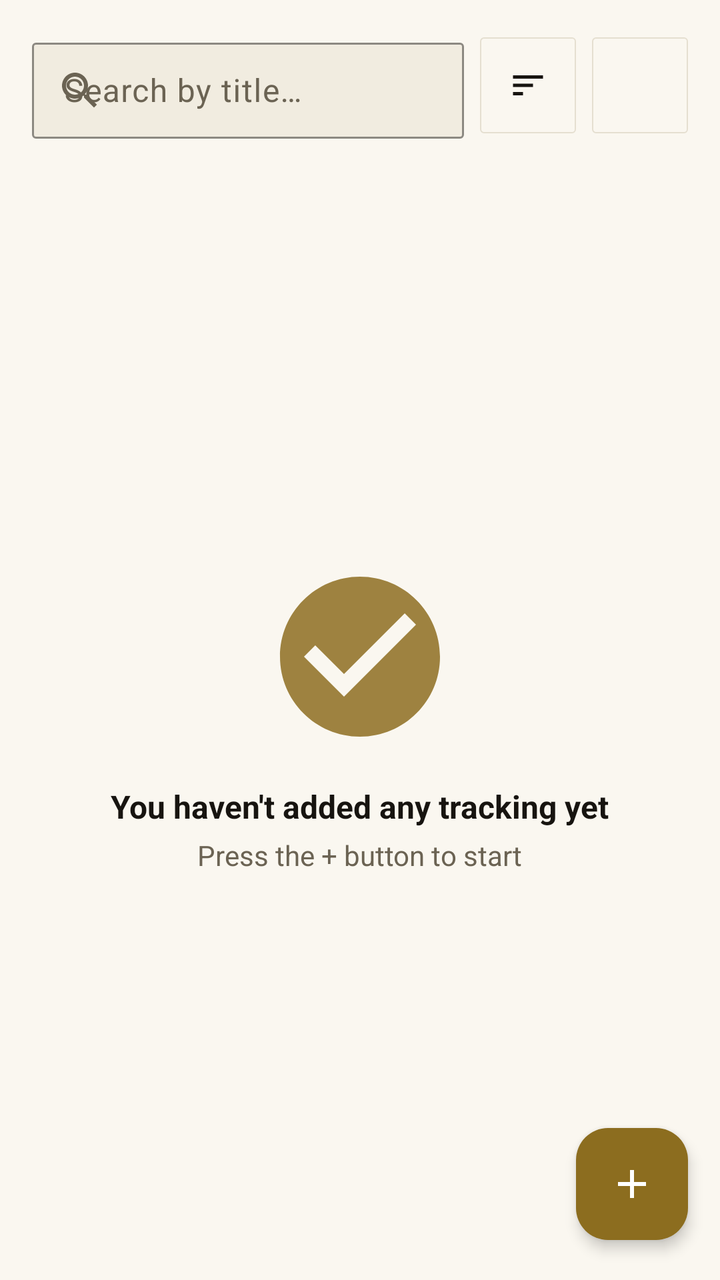
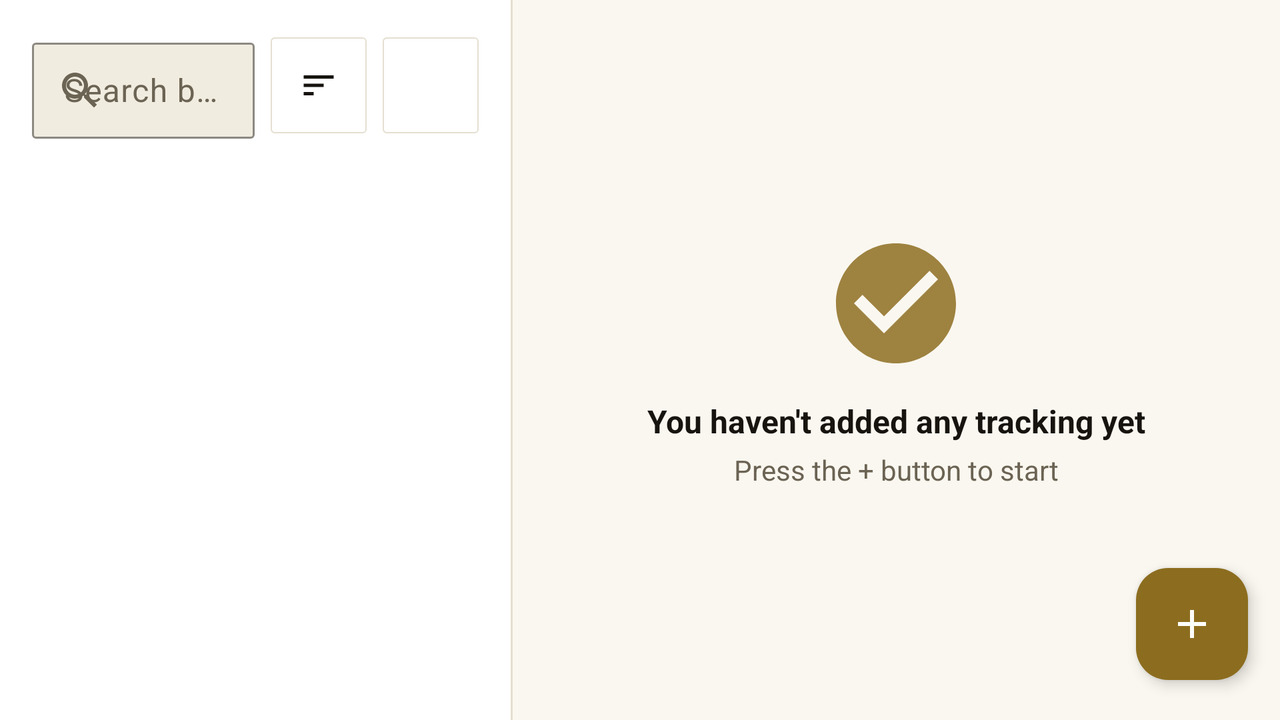

Compare how this app lays out the same screen by default and in its alternative resource folder. The renders come first, then the two layout files and the values they reference.
<!-- AndroidManifest.xml: application theme Theme.CineXplora -->
<!-- res/layout/fragment_tracking.xml -->
<?xml version="1.0" encoding="utf-8"?>
<androidx.coordinatorlayout.widget.CoordinatorLayout
    xmlns:android="http://schemas.android.com/apk/res/android"
    xmlns:app="http://schemas.android.com/apk/res-auto"
    android:layout_width="match_parent"
    android:layout_height="match_parent"
    android:background="?android:attr/windowBackground">

    <LinearLayout
        android:layout_width="match_parent"
        android:layout_height="match_parent"
        android:orientation="vertical"
        android:paddingHorizontal="16dp"
        android:paddingTop="16dp">

        
        <LinearLayout
            android:layout_width="match_parent"
            android:layout_height="wrap_content"
            android:orientation="horizontal"
            android:gravity="center_vertical"
            android:layout_marginBottom="@dimen/space_sm">

            <com.google.android.material.textfield.TextInputLayout
                android:id="@+id/tilSearch"
                style="@style/CineXplora.TextInputLayout"
                android:layout_width="0dp"
                android:layout_height="wrap_content"
                android:layout_weight="1"
                android:hint="@string/hint_search_title"
                app:startIconDrawable="@drawable/ic_search"
                app:startIconTint="?android:attr/textColorSecondary">

                <com.google.android.material.textfield.TextInputEditText
                    android:id="@+id/etSearch"
                    android:layout_width="match_parent"
                    android:layout_height="48dp"
                    android:inputType="text"
                    android:maxLines="1"
                    android:textColor="?android:attr/textColorPrimary" />
            </com.google.android.material.textfield.TextInputLayout>

            <com.google.android.material.button.MaterialButton
                android:id="@+id/btnSort"
                style="@style/CineXplora.Button.Icon"
                android:layout_width="48dp"
                android:layout_height="48dp"
                android:layout_marginStart="@dimen/space_sm"
                android:text=""
                app:icon="@drawable/ic_sort"
                app:iconGravity="textStart"
                app:iconSize="20dp"
                android:contentDescription="@string/btn_sort" />

            <com.google.android.material.button.MaterialButton
                android:id="@+id/btnFilters"
                style="@style/CineXplora.Button.Icon"
                android:layout_width="48dp"
                android:layout_height="48dp"
                android:layout_marginStart="@dimen/space_sm"
                android:text=""
                app:icon="@drawable/ic_filter"
                app:iconGravity="textStart"
                app:iconSize="20dp"
                android:contentDescription="@string/btn_advanced_filters" />

        </LinearLayout>

        
        <HorizontalScrollView
            android:id="@+id/scrollActiveFilters"
            android:layout_width="match_parent"
            android:layout_height="wrap_content"
            android:layout_marginBottom="@dimen/space_sm"
            android:scrollbars="none"
            android:visibility="gone">

            <com.google.android.material.chip.ChipGroup
                android:id="@+id/chipGroupActiveFilters"
                android:layout_width="wrap_content"
                android:layout_height="wrap_content"
                app:singleLine="true" />

        </HorizontalScrollView>

        <LinearLayout
            android:id="@+id/tvNoResults"
            android:layout_width="match_parent"
            android:layout_height="wrap_content"
            android:orientation="vertical"
            android:gravity="center"
            android:paddingVertical="@dimen/space_2xl"
            android:visibility="gone">

            <ImageView
                android:layout_width="56dp"
                android:layout_height="56dp"
                android:src="@drawable/ic_filter"
                android:alpha="0.7"
                app:tint="?attr/colorPrimary" />

            <TextView
                style="@style/CineXplora.Text.TitleMedium"
                android:layout_width="wrap_content"
                android:layout_height="wrap_content"
                android:layout_marginTop="@dimen/space_md"
                android:gravity="center"
                android:text="@string/msg_no_results" />

            <TextView
                style="@style/CineXplora.Text.BodyMedium"
                android:layout_width="wrap_content"
                android:layout_height="wrap_content"
                android:layout_marginTop="@dimen/space_xs"
                android:gravity="center"
                android:text="@string/msg_adjust_filters"
                android:textColor="?android:attr/textColorSecondary" />

        </LinearLayout>

        <androidx.recyclerview.widget.RecyclerView
            android:id="@+id/rvTracking"
            android:layout_width="match_parent"
            android:layout_height="0dp"
            android:layout_weight="1"
            android:visibility="gone"/>

        <LinearLayout
            android:id="@+id/layoutEmpty"
            android:layout_width="match_parent"
            android:layout_height="0dp"
            android:layout_weight="1"
            android:orientation="vertical"
            android:gravity="center"
            android:paddingHorizontal="@dimen/space_2xl"
            android:visibility="visible">

            <ImageView
                android:layout_width="96dp"
                android:layout_height="96dp"
                android:src="@drawable/ic_check_circle"
                android:alpha="0.85"
                app:tint="?attr/colorPrimary" />

            <TextView
                style="@style/CineXplora.Text.TitleMedium"
                android:layout_width="wrap_content"
                android:layout_height="wrap_content"
                android:layout_marginTop="@dimen/space_lg"
                android:gravity="center"
                android:text="@string/msg_no_tracking_yet" />

            <TextView
                style="@style/CineXplora.Text.BodyMedium"
                android:layout_width="wrap_content"
                android:layout_height="wrap_content"
                android:layout_marginTop="@dimen/space_xs"
                android:gravity="center"
                android:text="@string/msg_press_plus"
                android:textColor="?android:attr/textColorSecondary" />
        </LinearLayout>
    </LinearLayout>

    <com.google.android.material.floatingactionbutton.FloatingActionButton
        android:id="@+id/fab_add_media"
        android:layout_width="wrap_content"
        android:layout_height="wrap_content"
        android:layout_gravity="bottom|end"
        android:layout_marginEnd="16dp"
        android:layout_marginBottom="20dp"
        android:contentDescription="@string/btn_save_tracking"
        app:elevation="4dp"
        app:backgroundTint="?attr/colorPrimary"
        app:tint="?attr/colorOnPrimary"
        app:srcCompat="@drawable/ic_add_fab" />

</androidx.coordinatorlayout.widget.CoordinatorLayout>
<!-- resources referenced by this layout -->
<resources>
  <dimen name="space_2xl">32dp</dimen>
  <dimen name="space_lg">16dp</dimen>
  <dimen name="space_md">12dp</dimen>
  <dimen name="space_sm">8dp</dimen>
  <dimen name="space_xs">4dp</dimen>
  <!-- drawable ic_sort (drawable) -->
  <?xml version="1.0" encoding="utf-8"?>
  <vector xmlns:android="http://schemas.android.com/apk/res/android"
      android:width="24dp"
      android:height="24dp"
      android:viewportWidth="24"
      android:viewportHeight="24">
      <path
          android:fillColor="#FF000000"
          android:pathData="M3,18h6v-2H3v2zM3,6v2h18V6H3zM3,13h12v-2H3v2z"/>
  </vector>
  <string name="btn_advanced_filters">Advanced filters</string>
  <string name="btn_save_tracking">Save tracking</string>
  <string name="btn_sort">Sort</string>
  <string name="hint_search_title">Search by title…</string>
  <string name="msg_adjust_filters">Try adjusting your filters</string>
  <string name="msg_no_results">No results match your filters</string>
  <string name="msg_no_tracking_yet">You haven\'t added any tracking yet</string>
  <string name="msg_press_plus">Press the + button to start</string>
  <style name="CineXplora.Text.BodyMedium">
          <item name="android:textSize">14sp</item>
          <item name="android:textColor">?android:attr/textColorSecondary</item>
          <item name="android:lineSpacingExtra">4dp</item>
      </style>
  <style name="CineXplora.Text.TitleMedium">
          <item name="android:textSize">16sp</item>
          <item name="android:textStyle">bold</item>
          <item name="android:textColor">?android:attr/textColorPrimary</item>
      </style>
  <style name="Theme.CineXplora" parent="Base.Theme.CineXplora" />
  <dimen name="radius_sm">2dp</dimen>
  <dimen name="border_hairline">0.75dp</dimen>
  <color name="light_accent_primary">#8C6D1F</color>
  <color name="light_accent_primary_variant">#6E5618</color>
  <color name="light_on_accent">#FFFFFF</color>
  <color name="light_accent_secondary">#B8962E</color>
  <color name="light_background">#FAF7F0</color>
  <color name="light_surface">#FFFFFF</color>
  <color name="light_surface_elevated">#F1ECE0</color>
  <color name="light_text_primary">#171410</color>
  <color name="light_text_secondary">#6B6353</color>
  <color name="light_text_disabled">#B3AB99</color>
  <color name="light_error">#B3362E</color>
  <color name="light_divider">#E5DFD0</color>
  <color name="light_accent_glow">#1A8C6D1F</color>
  <color name="light_badge_movie">#8C6D1F</color>
  <color name="light_badge_serie">#6E5694</color>
  <color name="light_error_surface">#F9E9E7</color>
  <color name="light_success">#4F7A3D</color>
  <color name="light_success_surface">#EBF2E5</color>
  <dimen name="button_height">48dp</dimen>
  <color name="dark_on_accent">#0B0A08</color>
  <dimen name="radius_md">4dp</dimen>
  <dimen name="card_border_width">0.75dp</dimen>
  <style name="ShapeAppearance.CineXplora.Dialog" parent="ShapeAppearance.Material3.MediumComponent">
          <item name="cornerFamily">rounded</item>
          <item name="cornerSize">@dimen/radius_md</item>
      </style>
  <style name="CineXplora.AlertDialog.Button.Negative" parent="Widget.Material3.Button.TextButton.Dialog">
          <item name="android:textColor">?android:attr/textColorSecondary</item>
          <item name="android:textAllCaps">false</item>
      </style>
  <style name="CineXplora.AlertDialog.Button.Neutral" parent="Widget.Material3.Button.TextButton.Dialog">
          <item name="android:textColor">?attr/colorPrimary</item>
          <item name="android:textAllCaps">false</item>
      </style>
  <color name="gold_gradient_start">#F5D67B</color>
  <color name="gold_gradient_mid">#D4AF37</color>
  <color name="gold_gradient_end">#9A7520</color>
  <!-- some entries are left out for length -->
</resources>
<!-- res/layout-land/fragment_tracking.xml (the repository's variant of the layout above) -->
<!-- drawn on the phone turned sideways -->
<?xml version="1.0" encoding="utf-8"?>
<androidx.coordinatorlayout.widget.CoordinatorLayout
    xmlns:android="http://schemas.android.com/apk/res/android"
    xmlns:app="http://schemas.android.com/apk/res-auto"
    android:layout_width="match_parent"
    android:layout_height="match_parent"
    android:background="?android:attr/windowBackground">

    <LinearLayout
        android:layout_width="match_parent"
        android:layout_height="match_parent"
        android:orientation="horizontal">

        
        <LinearLayout
            android:layout_width="0dp"
            android:layout_height="match_parent"
            android:layout_weight="4"
            android:orientation="vertical"
            android:background="?attr/colorSurface"
            android:padding="@dimen/space_lg">

            
            <LinearLayout
                android:layout_width="match_parent"
                android:layout_height="wrap_content"
                android:orientation="horizontal"
                android:gravity="center_vertical"
                android:layout_marginBottom="@dimen/space_sm">

                <com.google.android.material.textfield.TextInputLayout
                    android:id="@+id/tilSearch"
                    style="@style/CineXplora.TextInputLayout"
                    android:layout_width="0dp"
                    android:layout_height="wrap_content"
                    android:layout_weight="1"
                    android:hint="@string/hint_search_title"
                    app:startIconDrawable="@drawable/ic_search"
                    app:startIconTint="?android:attr/textColorSecondary">

                    <com.google.android.material.textfield.TextInputEditText
                        android:id="@+id/etSearch"
                        android:layout_width="match_parent"
                        android:layout_height="48dp"
                        android:inputType="text"
                        android:maxLines="1"
                        android:textColor="?android:attr/textColorPrimary" />
                </com.google.android.material.textfield.TextInputLayout>

                <com.google.android.material.button.MaterialButton
                    android:id="@+id/btnSort"
                    style="@style/CineXplora.Button.Icon"
                    android:layout_width="48dp"
                    android:layout_height="48dp"
                    android:layout_marginStart="@dimen/space_sm"
                    android:text=""
                    app:icon="@drawable/ic_sort"
                    app:iconGravity="textStart"
                    app:iconSize="20dp"
                    android:contentDescription="@string/btn_sort" />

                <com.google.android.material.button.MaterialButton
                    android:id="@+id/btnFilters"
                    style="@style/CineXplora.Button.Icon"
                    android:layout_width="48dp"
                    android:layout_height="48dp"
                    android:layout_marginStart="@dimen/space_sm"
                    android:text=""
                    app:icon="@drawable/ic_filter"
                    app:iconGravity="textStart"
                    app:iconSize="20dp"
                    android:contentDescription="@string/btn_advanced_filters" />

            </LinearLayout>

            
            <HorizontalScrollView
                android:id="@+id/scrollActiveFilters"
                android:layout_width="match_parent"
                android:layout_height="wrap_content"
                android:layout_marginBottom="@dimen/space_sm"
                android:scrollbars="none"
                android:visibility="gone">

                <com.google.android.material.chip.ChipGroup
                    android:id="@+id/chipGroupActiveFilters"
                    android:layout_width="wrap_content"
                    android:layout_height="wrap_content"
                    app:singleLine="true" />

            </HorizontalScrollView>

        </LinearLayout>

        
        <View
            android:layout_width="@dimen/divider_height"
            android:layout_height="match_parent"
            android:background="?android:attr/listDivider" />

        
        <FrameLayout
            android:layout_width="0dp"
            android:layout_height="match_parent"
            android:layout_weight="6">

            <TextView
                android:id="@+id/tvNoResults"
                android:layout_width="match_parent"
                android:layout_height="wrap_content"
                android:text="@string/msg_no_results"
                android:gravity="center"
                android:textColor="?android:attr/textColorSecondary"
                android:textSize="14sp"
                android:visibility="gone"
                android:layout_marginTop="@dimen/space_2xl" />

            <androidx.recyclerview.widget.RecyclerView
                android:id="@+id/rvTracking"
                android:layout_width="match_parent"
                android:layout_height="match_parent"
                android:visibility="gone" />

            <LinearLayout
                android:id="@+id/layoutEmpty"
                android:layout_width="match_parent"
                android:layout_height="match_parent"
                android:orientation="vertical"
                android:gravity="center"
                android:paddingHorizontal="@dimen/space_xl"
                android:visibility="visible">

                <ImageView
                    android:layout_width="72dp"
                    android:layout_height="72dp"
                    android:src="@drawable/ic_check_circle"
                    android:alpha="0.85"
                    app:tint="?attr/colorPrimary" />

                <TextView
                    style="@style/CineXplora.Text.TitleMedium"
                    android:layout_width="wrap_content"
                    android:layout_height="wrap_content"
                    android:layout_marginTop="@dimen/space_md"
                    android:gravity="center"
                    android:text="@string/msg_no_tracking_yet" />

                <TextView
                    style="@style/CineXplora.Text.BodyMedium"
                    android:layout_width="wrap_content"
                    android:layout_height="wrap_content"
                    android:layout_marginTop="@dimen/space_xs"
                    android:gravity="center"
                    android:text="@string/msg_press_plus"
                    android:textColor="?android:attr/textColorSecondary" />
            </LinearLayout>
        </FrameLayout>
    </LinearLayout>

    <com.google.android.material.floatingactionbutton.FloatingActionButton
        android:id="@+id/fab_add_media"
        android:layout_width="wrap_content"
        android:layout_height="wrap_content"
        android:layout_gravity="bottom|end"
        android:layout_marginEnd="@dimen/space_lg"
        android:layout_marginBottom="20dp"
        android:contentDescription="@string/btn_save_tracking"
        app:elevation="4dp"
        app:backgroundTint="?attr/colorPrimary"
        app:tint="?attr/colorOnPrimary"
        app:srcCompat="@drawable/ic_add_fab" />

</androidx.coordinatorlayout.widget.CoordinatorLayout>
<!-- resources referenced by the variant -->
<!-- as the phone turned sideways resolves them -->
<resources>
  <dimen name="divider_height">1dp</dimen>
  <dimen name="space_2xl">32dp</dimen>
  <dimen name="space_lg">16dp</dimen>
  <dimen name="space_md">12dp</dimen>
  <dimen name="space_sm">8dp</dimen>
  <dimen name="space_xl">24dp</dimen>
  <dimen name="space_xs">4dp</dimen>
  <!-- drawable ic_sort (drawable) -->
  <?xml version="1.0" encoding="utf-8"?>
  <vector xmlns:android="http://schemas.android.com/apk/res/android"
      android:width="24dp"
      android:height="24dp"
      android:viewportWidth="24"
      android:viewportHeight="24">
      <path
          android:fillColor="#FF000000"
          android:pathData="M3,18h6v-2H3v2zM3,6v2h18V6H3zM3,13h12v-2H3v2z"/>
  </vector>
  <string name="btn_advanced_filters">Advanced filters</string>
  <string name="btn_save_tracking">Save tracking</string>
  <string name="btn_sort">Sort</string>
  <string name="hint_search_title">Search by title…</string>
  <string name="msg_no_results">No results match your filters</string>
  <string name="msg_no_tracking_yet">You haven\'t added any tracking yet</string>
  <string name="msg_press_plus">Press the + button to start</string>
  <style name="CineXplora.Text.BodyMedium">
          <item name="android:textSize">14sp</item>
          <item name="android:textColor">?android:attr/textColorSecondary</item>
          <item name="android:lineSpacingExtra">4dp</item>
      </style>
  <style name="CineXplora.Text.TitleMedium">
          <item name="android:textSize">16sp</item>
          <item name="android:textStyle">bold</item>
          <item name="android:textColor">?android:attr/textColorPrimary</item>
      </style>
  <style name="Theme.CineXplora" parent="Base.Theme.CineXplora" />
  <dimen name="radius_sm">2dp</dimen>
  <dimen name="border_hairline">0.75dp</dimen>
  <color name="light_accent_primary">#8C6D1F</color>
  <color name="light_accent_primary_variant">#6E5618</color>
  <color name="light_on_accent">#FFFFFF</color>
  <color name="light_accent_secondary">#B8962E</color>
  <color name="light_background">#FAF7F0</color>
  <color name="light_surface">#FFFFFF</color>
  <color name="light_surface_elevated">#F1ECE0</color>
  <color name="light_text_primary">#171410</color>
  <color name="light_text_secondary">#6B6353</color>
  <color name="light_text_disabled">#B3AB99</color>
  <color name="light_error">#B3362E</color>
  <color name="light_divider">#E5DFD0</color>
  <color name="light_accent_glow">#1A8C6D1F</color>
  <color name="light_badge_movie">#8C6D1F</color>
  <color name="light_badge_serie">#6E5694</color>
  <color name="light_error_surface">#F9E9E7</color>
  <color name="light_success">#4F7A3D</color>
  <color name="light_success_surface">#EBF2E5</color>
  <dimen name="button_height">48dp</dimen>
  <color name="dark_on_accent">#0B0A08</color>
  <dimen name="radius_md">4dp</dimen>
  <dimen name="card_border_width">0.75dp</dimen>
  <style name="ShapeAppearance.CineXplora.Dialog" parent="ShapeAppearance.Material3.MediumComponent">
          <item name="cornerFamily">rounded</item>
          <item name="cornerSize">@dimen/radius_md</item>
      </style>
  <style name="CineXplora.AlertDialog.Button.Negative" parent="Widget.Material3.Button.TextButton.Dialog">
          <item name="android:textColor">?android:attr/textColorSecondary</item>
          <item name="android:textAllCaps">false</item>
      </style>
  <style name="CineXplora.AlertDialog.Button.Neutral" parent="Widget.Material3.Button.TextButton.Dialog">
          <item name="android:textColor">?attr/colorPrimary</item>
          <item name="android:textAllCaps">false</item>
      </style>
  <color name="gold_gradient_start">#F5D67B</color>
  <color name="gold_gradient_mid">#D4AF37</color>
  <color name="gold_gradient_end">#9A7520</color>
  <!-- some entries are left out for length -->
</resources>
